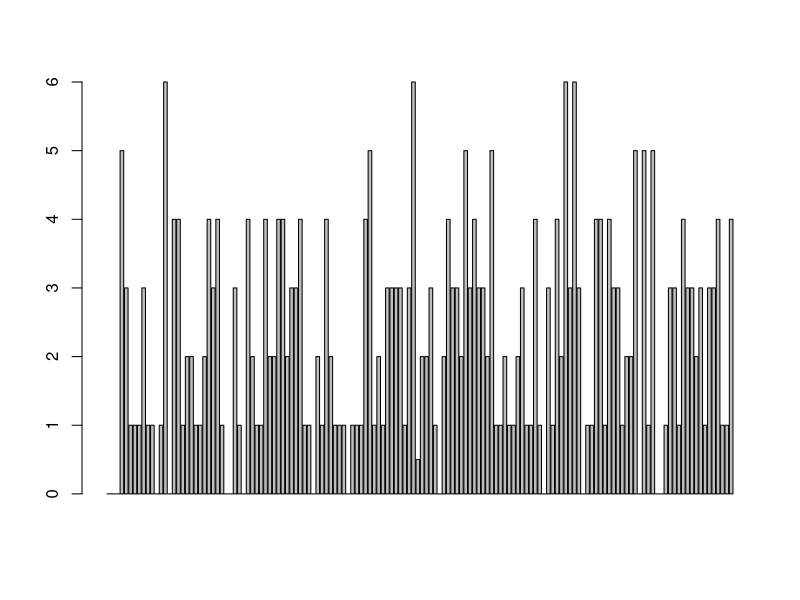
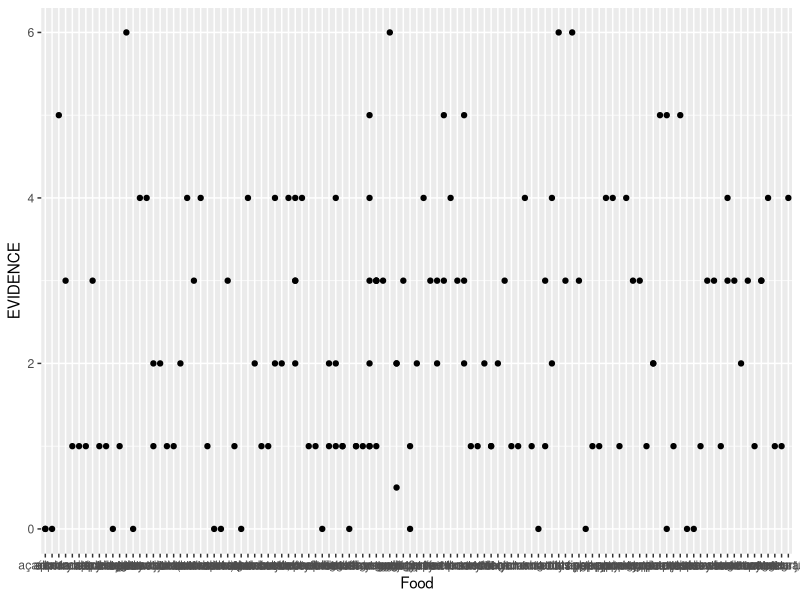
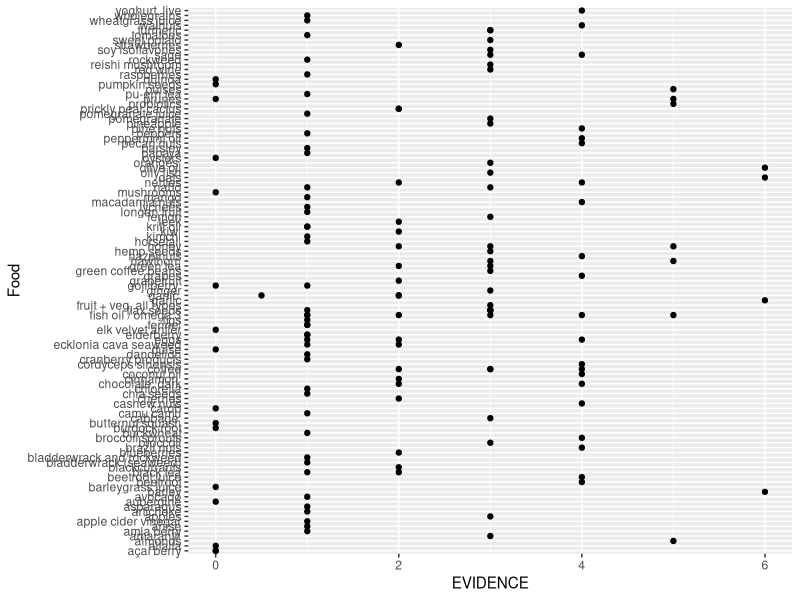

These figures' R source, in order: (Note: this script raises an error after producing the figures.)
## ---- chunk 1
#library(RCurl)
library(knitr)
library(ggplot2)
## ---- chunk 2
# read data
# skip first 3 rows, then import first row as header
superfoods <- read.csv("Superfood.csv", skip = 3, header = FALSE)
superfoods_header <- read.csv("Superfood.csv", skip = 1, nrow = 1, header = FALSE, stringsAsFactors = FALSE)
colnames(superfoods) <- superfoods_header

# For a challenge, download data from GoogleDocs using RCurl
# skip first 3 rows, then import first row as header
#myCSV <- getURL("https://docs.google.com/spreadsheet/pub?key=0Ar5IymziRJ_9dDl1aTdSRlZKakpnNXVjT2ZmVzdaQ1E&single=true&gid=2&output=csv")
#superfoods <- read.csv(textConnection(myCSV), skip = 3, header = FALSE, stringsAsFactors = FALSE)
#dim(superfoods)
#superfoods_header <- read.csv(textConnection(myCSV), nrows = 1, stringsAsFactors = FALSE)
#colnames(superfoods) <- superfoods_header
## ---- chunk 3
dim(superfoods)
superfoods[1:5,1:10]
superfoods[1:5,11:20]

superdata <- superfoods[ , c("Food", "alternative name", "EVIDENCE", "condition", "HEALTH CONDITION", "TYPE", "One to watch", "POPULARITY", "NO OF STUDIES WE EXAMINED", "SCIENTIFIC INTEREST")]
str(superdata)
## ---- chunk 4
# base plot
barplot(superdata$EVIDENCE)

# point plot
p <- ggplot(superdata, aes(Food, EVIDENCE))
p + geom_point()

p <- ggplot(superdata, aes(EVIDENCE, Food))
p + geom_point()
## ---- chunk 5
sessionInfo()
purl("superfoods_gamestorm.Rmd")
